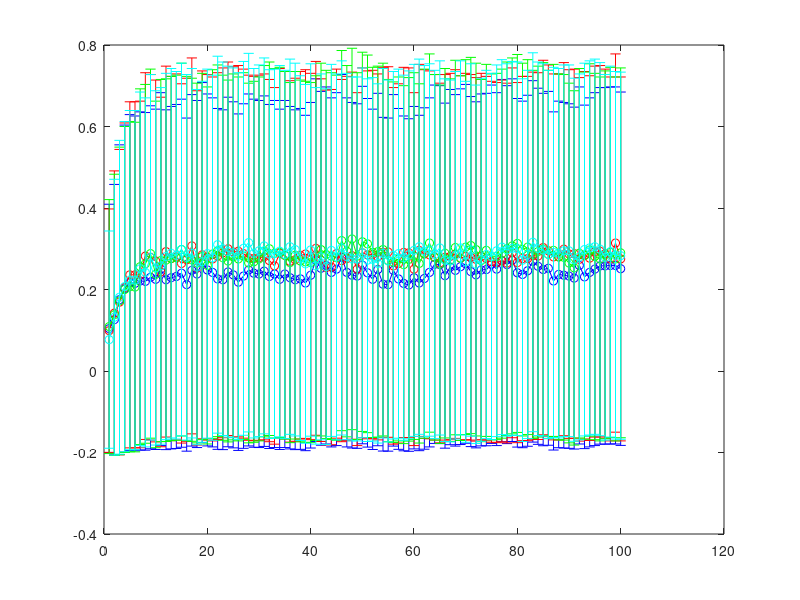

Source code (MATLAB):
clc
clear all

load testIncSH2.mat;
twoReward = rewNorm30H{100};
clear rewNorm30H;

load testIncSH5.mat;
fiveReward = rewNorm30H{100};
clear rewNorm30H;

load testIncSH10.mat;
tenReward = rewNorm30H{100};
clear rewNorm30H;

load testIncSH30.mat;
thirtyReward = rewNorm30H{100};
clear rewNorm30H;

m2 = mean(twoReward,1)
s2 = std(twoReward,1)

m5 = mean(fiveReward,1);
s5 = std(fiveReward,1);

m10 = mean(tenReward,1);
s10 = std(tenReward,1);

m30 = mean(thirtyReward,1);
s30 = std(thirtyReward,1);

figure;
errorbar(m2,s2,'bo-');
hold on;
errorbar(m5,s5,'ro-');
hold on;
errorbar(m10,s10,'go-');
hold on
errorbar(m30,s30,'co-');
            
sum(m2)
sum(m5)
sum(m10)
sum(m30)

